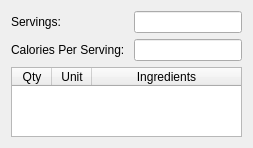
         <widget class="QWidget" name="widget_2" native="true">
          <property name="sizePolicy">
           <sizepolicy hsizetype="Preferred" vsizetype="Preferred">
            <horstretch>3</horstretch>
            <verstretch>0</verstretch>
           </sizepolicy>
          </property>
          <property name="maximumSize">
           <size>
            <width>260</width>
            <height>16777215</height>
           </size>
          </property>
          <layout class="QGridLayout" name="gridLayout_5">
           <item row="1" column="1">
            <widget class="QLineEdit" name="recipeCalPerSevings">
             <property name="sizePolicy">
              <sizepolicy hsizetype="Expanding" vsizetype="Expanding">
               <horstretch>0</horstretch>
               <verstretch>0</verstretch>
              </sizepolicy>
             </property>
             <property name="text">
              <string/>
             </property>
             <property name="readOnly">
              <bool>true</bool>
             </property>
            </widget>
           </item>
           <item row="0" column="1">
            <widget class="QLineEdit" name="recipeServings">
             <property name="sizePolicy">
              <sizepolicy hsizetype="Expanding" vsizetype="Expanding">
               <horstretch>0</horstretch>
               <verstretch>0</verstretch>
              </sizepolicy>
             </property>
             <property name="text">
              <string/>
             </property>
             <property name="readOnly">
              <bool>true</bool>
             </property>
            </widget>
           </item>
           <item row="0" column="0">
            <widget class="QLabel" name="recipeServingsLabel">
             <property name="sizePolicy">
              <sizepolicy hsizetype="Expanding" vsizetype="Expanding">
               <horstretch>0</horstretch>
               <verstretch>0</verstretch>
              </sizepolicy>
             </property>
             <property name="text">
              <string>Servings:</string>
             </property>
            </widget>
           </item>
           <item row="1" column="0">
            <widget class="QLabel" name="recipeCalPerServingsLabel">
             <property name="sizePolicy">
              <sizepolicy hsizetype="Expanding" vsizetype="Expanding">
               <horstretch>0</horstretch>
               <verstretch>0</verstretch>
              </sizepolicy>
             </property>
             <property name="text">
              <string>Calories Per Serving: </string>
             </property>
            </widget>
           </item>
           <item row="2" column="0" colspan="2">
            <widget class="QTableWidget" name="recipeIngredientTable">
             <property name="sizePolicy">
              <sizepolicy hsizetype="Expanding" vsizetype="Expanding">
               <horstretch>0</horstretch>
               <verstretch>3</verstretch>
              </sizepolicy>
             </property>
             <property name="layoutDirection">
              <enum>Qt::LayoutDirection::LeftToRight</enum>
             </property>
             <property name="horizontalScrollBarPolicy">
              <enum>Qt::ScrollBarPolicy::ScrollBarAsNeeded</enum>
             </property>
             <property name="sizeAdjustPolicy">
              <enum>QAbstractScrollArea::SizeAdjustPolicy::AdjustToContentsOnFirstShow</enum>
             </property>
             <property name="editTriggers">
              <set>QAbstractItemView::EditTrigger::NoEditTriggers</set>
             </property>
             <property name="textElideMode">
              <enum>Qt::TextElideMode::ElideLeft</enum>
             </property>
             <property name="verticalScrollMode">
              <enum>QAbstractItemView::ScrollMode::ScrollPerPixel</enum>
             </property>
             <property name="horizontalScrollMode">
              <enum>QAbstractItemView::ScrollMode::ScrollPerPixel</enum>
             </property>
             <property name="rowCount">
              <number>0</number>
             </property>
             <property name="columnCount">
              <number>3</number>
             </property>
             <attribute name="horizontalHeaderVisible">
              <bool>true</bool>
             </attribute>
             <attribute name="horizontalHeaderCascadingSectionResizes">
              <bool>false</bool>
             </attribute>
             <attribute name="horizontalHeaderMinimumSectionSize">
              <number>35</number>
             </attribute>
             <attribute name="horizontalHeaderDefaultSectionSize">
              <number>40</number>
             </attribute>
             <attribute name="horizontalHeaderHighlightSections">
              <bool>true</bool>
             </attribute>
             <attribute name="horizontalHeaderShowSortIndicator" stdset="0">
              <bool>false</bool>
             </attribute>
             <attribute name="horizontalHeaderStretchLastSection">
              <bool>true</bool>
             </attribute>
             <attribute name="verticalHeaderVisible">
              <bool>false</bool>
             </attribute>
             <column>
              <property name="text">
               <string>Qty</string>
              </property>
             </column>
             <column>
              <property name="text">
               <string>Unit</string>
              </property>
             </column>
             <column>
              <property name="text">
               <string>Ingredients</string>
              </property>
             </column>
            </widget>
           </item>
          </layout>
         </widget>
